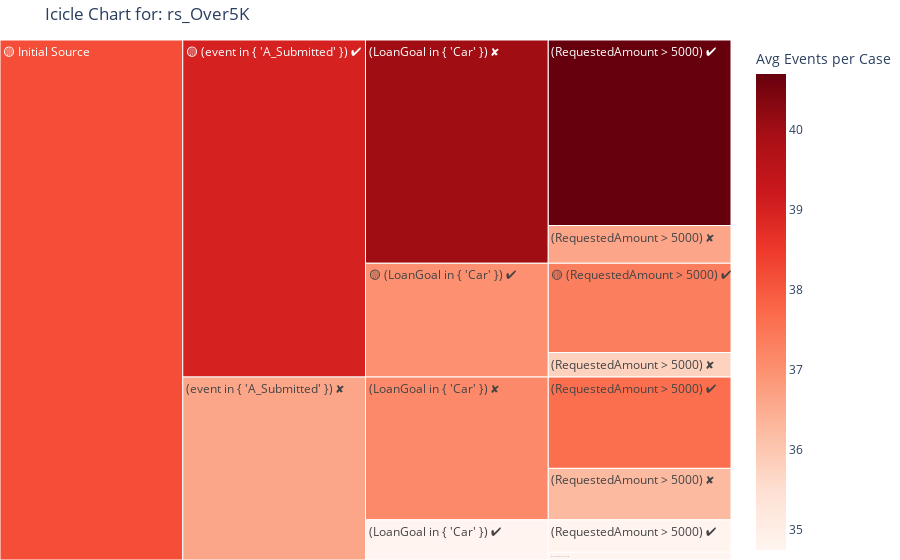

Source (notebook cell):
### Code cell
query_exploration_icicle('rs_Over5K', log_view, metric='avg_events_per_case', details=False)

### Figure 1 — Plotly figure (JSON) as saved in the notebook; plotly's stock layout.template omitted (floating-point values rounded to 4 significant figures)
{"data": [{"branchvalues": "total", "customdata": [["5,409", "37.35", 37.35], ["1,486", "35.76", 35.76], ["11,241", "40.70", 40.7], ["2,287", "36.63", 36.63], ["1,966", "34.78", 34.78], ["467", "34.74", 34.74], ["5,534", "37.63", 37.63], ["3,119", "36.23", 36.23], ["(?)", "(?)", 37.01], ["(?)", "(?)", 40.01], ["(?)", "(?)", 34.78], ["(?)", "(?)", 37.13], ["(?)", "(?)", 39.0], ["(?)", "(?)", 36.61], ["(?)", "(?)", 38.16]], "domain": {"x": [0, 1], "y": [0, 1]}, "hoverinfo": "skip", "ids": ["🟡 Initial Source/🟡 (event in { 'A_Submitted' }) ✔/🟡 (LoanGoal in { 'Car' }) ✔/🟡 (RequestedAmount > 5000) ✔", "🟡 Initial Source/🟡 (event in { 'A_Submitted' }) ✔/🟡 (LoanGoal in { 'Car' }) ✔/(RequestedAmount > 5000) ✘", "🟡 Initial Source/🟡 (event in { 'A_Submitted' }) ✔/(LoanGoal in { 'Car' }) ✘/(RequestedAmount > 5000) ✔", "🟡 Initial Source/🟡 (event in { 'A_Submitted' }) ✔/(LoanGoal in { 'Car' }) ✘/(RequestedAmount > 5000) ✘", "🟡 Initial Source/(event in { 'A_Submitted' }) ✘/(LoanGoal in { 'Car' }) ✔/(RequestedAmount > 5000) ✔", "🟡 Initial Source/(event in { 'A_Submitted' }) ✘/(LoanGoal in { 'Car' }) ✔/(RequestedAmount > 5000) ✘", "🟡 Initial Source/(event in { 'A_Submitted' }) ✘/(LoanGoal in { 'Car' }) ✘/(RequestedAmount > 5000) ✔", "🟡 Initial Source/(event in { 'A_Submitted' }) ✘/(LoanGoal in { 'Car' }) ✘/(RequestedAmount > 5000) ✘", "🟡 Initial Source/🟡 (event in { 'A_Submitted' }) ✔/🟡 (LoanGoal in { 'Car' }) ✔", "🟡 Initial Source/🟡 (event in { 'A_Submitted' }) ✔/(LoanGoal in { 'Car' }) ✘", "🟡 Initial Source/(event in { 'A_Submitted' }) ✘/(LoanGoal in { 'Car' }) ✔", "🟡 Initial Source/(event in { 'A_Submitted' }) ✘/(LoanGoal in { 'Car' }) ✘", "🟡 Initial Source/🟡 (event in { 'A_Submitted' }) ✔", "🟡 Initial Source/(event in { 'A_Submitted' }) ✘", "🟡 Initial Source"], "labels": ["🟡 (RequestedAmount > 5000) ✔", "(RequestedAmount > 5000) ✘", "(RequestedAmount > 5000) ✔", "(RequestedAmount > 5000) ✘", "(RequestedAmount > 5000) ✔", "(RequestedAmount > 5000) ✘", "(RequestedAmount > 5000) ✔", "(RequestedAmount > 5000) ✘", "🟡 (LoanGoal in { 'Car' }) ✔", "(LoanGoal in { 'Car' }) ✘", "(LoanGoal in { 'Car' }) ✔", "(LoanGoal in { 'Car' }) ✘", "🟡 (event in { 'A_Submitted' }) ✔", "(event in { 'A_Submitted' }) ✘", "🟡 Initial Source"], "marker": {"coloraxis": "coloraxis", "colors": [37.35, 35.76, 40.7, 36.63, 34.78, 34.74, 37.63, 36.23, 37.01, 40.01, 34.78, 37.13, 39.0, 36.61, 38.16]}, "name": "", "parents": ["🟡 Initial Source/🟡 (event in { 'A_Submitted' }) ✔/🟡 (LoanGoal in { 'Car' }) ✔", "🟡 Initial Source/🟡 (event in { 'A_Submitted' }) ✔/🟡 (LoanGoal in { 'Car' }) ✔", "🟡 Initial Source/🟡 (event in { 'A_Submitted' }) ✔/(LoanGoal in { 'Car' }) ✘", "🟡 Initial Source/🟡 (event in { 'A_Submitted' }) ✔/(LoanGoal in { 'Car' }) ✘", "🟡 Initial Source/(event in { 'A_Submitted' }) ✘/(LoanGoal in { 'Car' }) ✔", "🟡 Initial Source/(event in { 'A_Submitted' }) ✘/(LoanGoal in { 'Car' }) ✔", "🟡 Initial Source/(event in { 'A_Submitted' }) ✘/(LoanGoal in { 'Car' }) ✘", "🟡 Initial Source/(event in { 'A_Submitted' }) ✘/(LoanGoal in { 'Car' }) ✘", "🟡 Initial Source/🟡 (event in { 'A_Submitted' }) ✔", "🟡 Initial Source/🟡 (event in { 'A_Submitted' }) ✔", "🟡 Initial Source/(event in { 'A_Submitted' }) ✘", "🟡 Initial Source/(event in { 'A_Submitted' }) ✘", "🟡 Initial Source", "🟡 Initial Source", ""], "type": "icicle", "values": [5409.0, 1486.0, 11240.0, 2287.0, 1966.0, 467.0, 5534.0, 3119.0, 6895.0, 13530.0, 2433.0, 8653.0, 20420.0, 11090.0, 31510.0]}], "layout": {"coloraxis": {"colorbar": {"title": {"text": "Avg Events per Case"}}, "colorscale": [[0, "rgb(255,245,240)"], [0.125, "rgb(254,224,210)"], [0.25, "rgb(252,187,161)"], [0.375, "rgb(252,146,114)"], [0.5, "rgb(251,106,74)"], [0.625, "rgb(239,59,44)"], [0.75, "rgb(203,24,29)"], [0.875, "rgb(165,15,21)"], [1, "rgb(103,0,13)"]]}, "legend": {"tracegroupgap": 0}, "margin": {"b": 0, "l": 0, "r": 0, "t": 40}, "title": {"text": "Icicle Chart for: rs_Over5K"}}}
